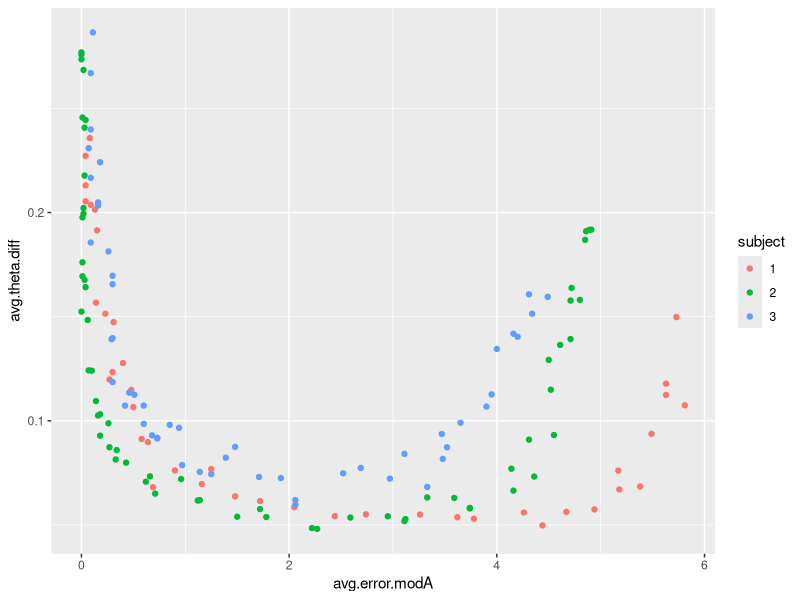
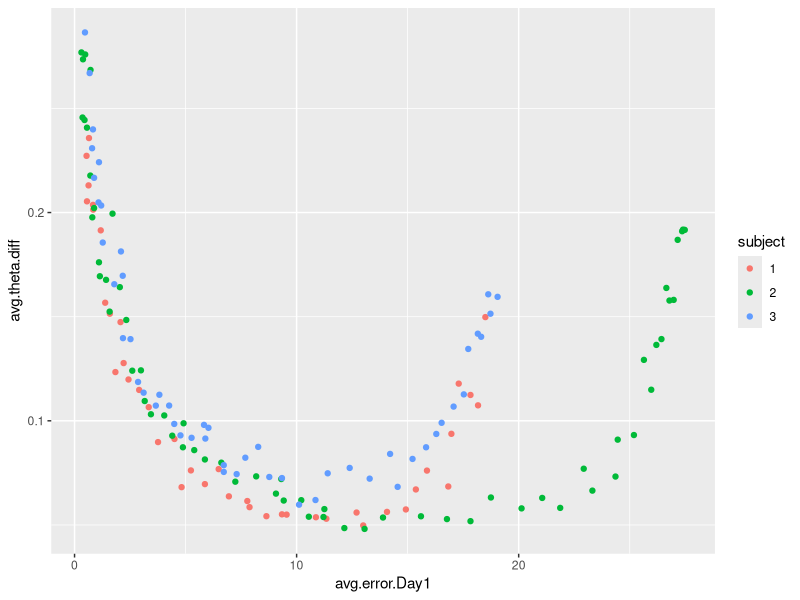
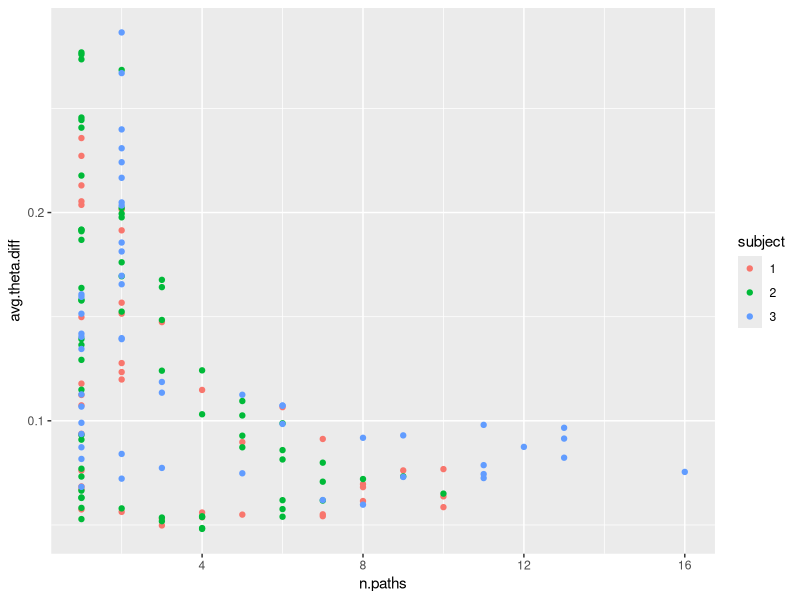
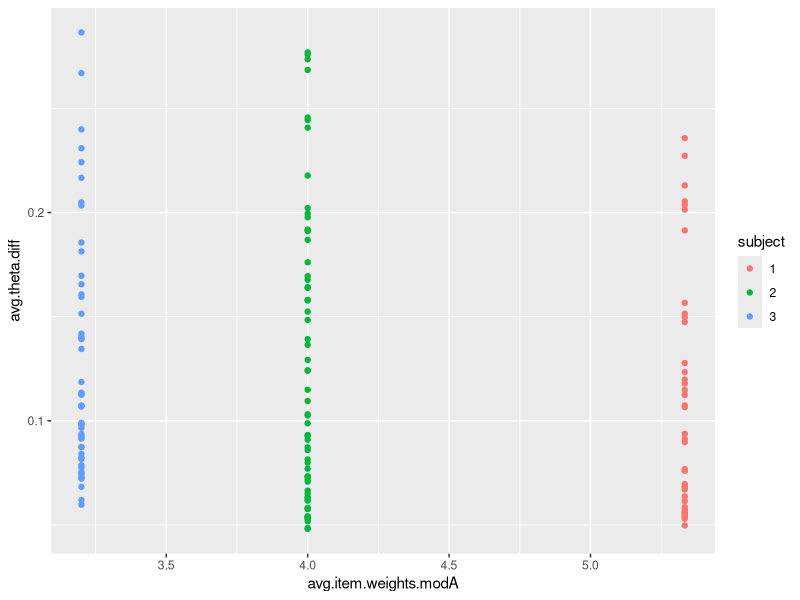
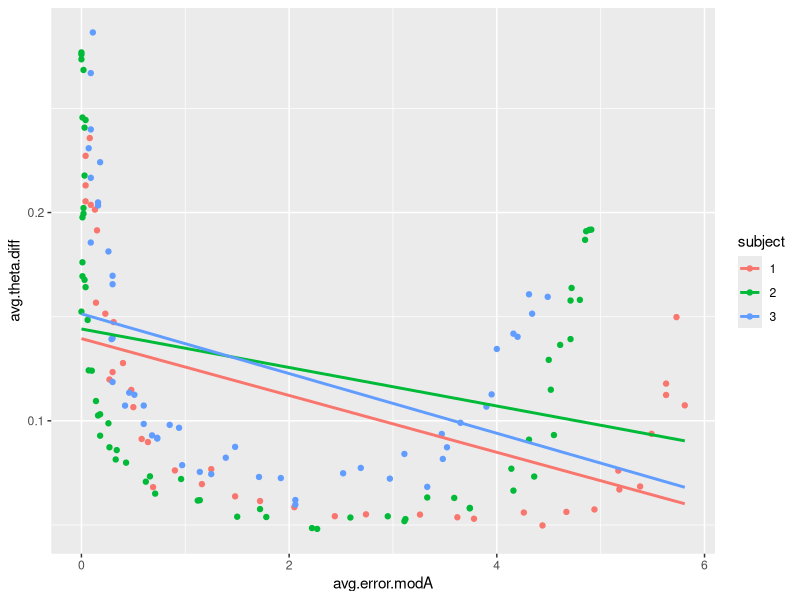
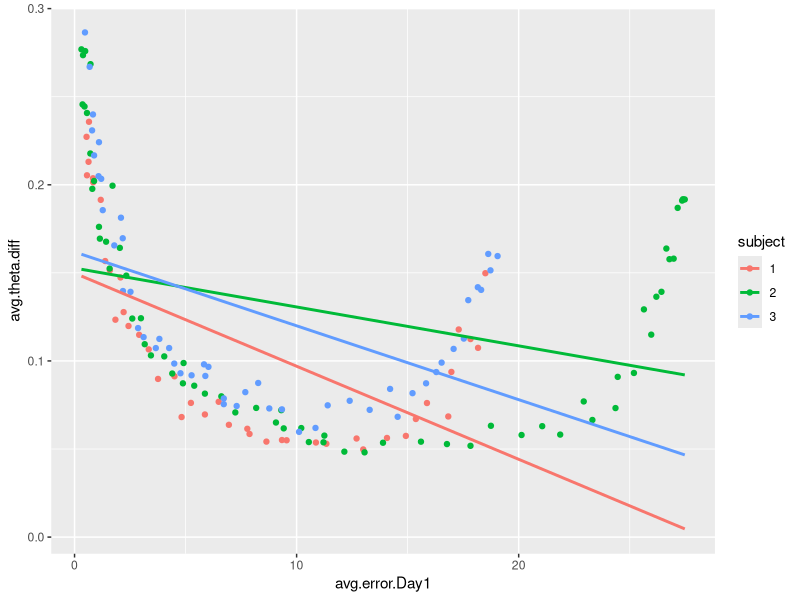
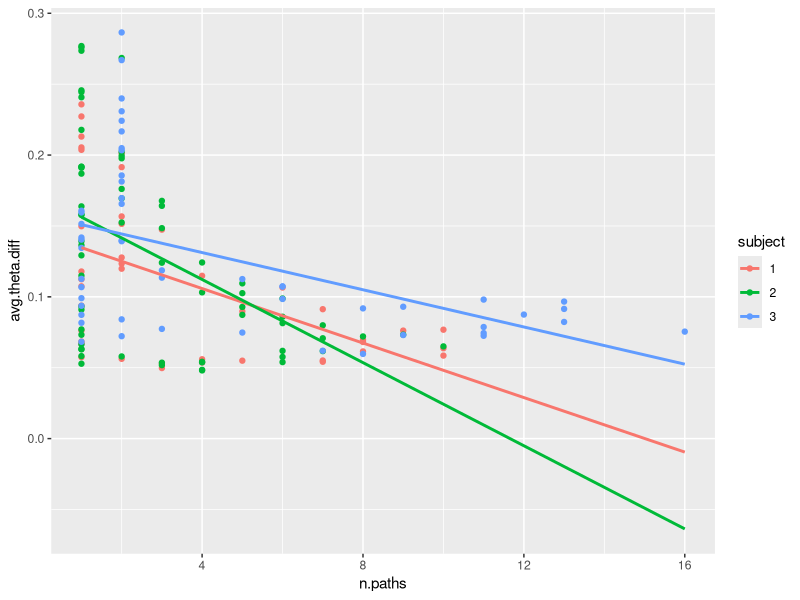
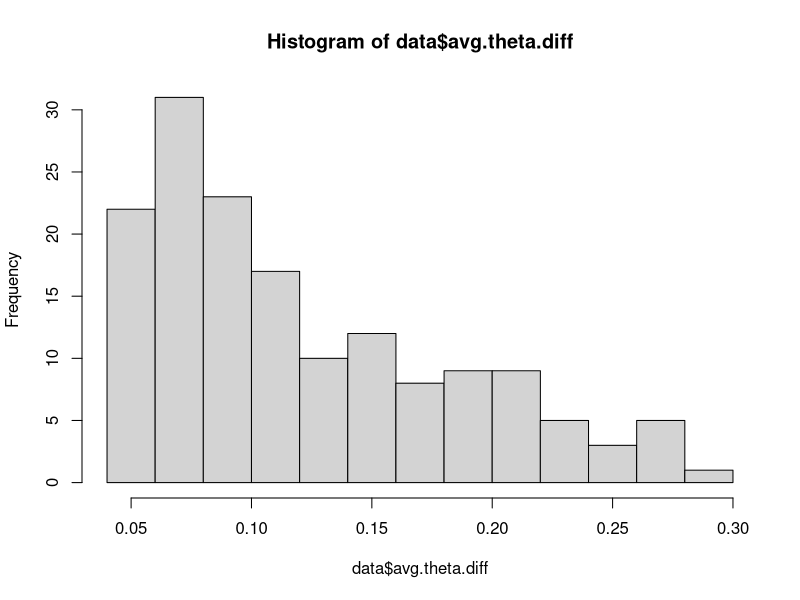

Source code (R) for these figures, in order: (Note: this script raises an error after producing the figures.)
#+++++++++++++++++++++++++++++++++++++++++++++
###Analyses of the experiment data############
#++++++++++++++++++++++++++++++++++++++++++++
library(haven)
library(tidyverse)
library(broom)
library(emmeans)
library(rstatix)
data <- read_sav("experiment_data.sav")
data$subject <- as.factor(data$subject)
#First let's inspect some plots:
ggplot(data, aes(avg.error.modA, avg.theta.diff, colour=subject)) +
  geom_point()

ggplot(data, aes(avg.error.Day1, avg.theta.diff, colour=subject)) +
  geom_point()

ggplot(data, aes(n.paths, avg.theta.diff, colour=subject)) +
  geom_point()

ggplot(data, aes(avg.item.weights.modA, avg.theta.diff, colour=subject)) +
  geom_point()

#Let;s look at the means of the average theta difference for the three subjects

data %>%
  group_by(subject) %>%
  select(avg.theta.diff) %>%
  summarise_all(funs(mean))

# Lezen       0.109
# Rekenen     0.127
# Taal        0.127

#Lezen has a lower mean difference, compared to Rekenen and Taal who, surprisingly, have the same value.





#ANCOVA
#CAUTION: WE TAKE THE P-VALUES `WITH A GRAIN OF SALT` SINCE MANY OF THE ASSUMPTIONS ARE VIOLATED AND WE ARE NOT DEALING WITH A LINEAR RELATIONSHIP
#OTHER TECHNIQUES WILL BE CONSIDERED 

###Assumptions:

###1 Linearity between each covariate and the outcome variable at each level of the grouping variable
data$subject <- as.factor(data$subject)
# For average mistakes in module A
scatter <- ggplot(data, aes(avg.error.modA, avg.theta.diff, colour=subject))  
scatter + geom_point() + geom_smooth(method=lm, se=FALSE, fullrange=TRUE)

# For average mistakes in day 1
scatter <- ggplot(data, aes(avg.error.Day1, avg.theta.diff, colour=subject))  
scatter + geom_point() + geom_smooth(method=lm, se=FALSE, fullrange=TRUE)

# For number of paths
scatter <- ggplot(data, aes(n.paths, avg.theta.diff, colour=subject))  
scatter + geom_point() + geom_smooth(method=lm, se=FALSE, fullrange=TRUE)

#Even though there are violations, since the nature of the DV is such that we are interested in conventional linearity
# we will skip it


####2 Homogeneity of variance
library(car)
leveneTest(avg.theta.diff ~ subject, data)

#Levenes test is not significant (F(2, 152)=1,78, p>,05), 
#which means that the variance is equal across the groups, hence there is no violation of this assumption.

#### 3 Distribution of the DV

hist(data$avg.theta.diff)

##Perform the analysis:  *Note in the analyses below I might use the terms `covariate` and `predictor` interchangeably 

#### an anova only
anova <- aov(avg.theta.diff ~ subject, data = data)
summary(anova)

#              Df Sum Sq  Mean Sq F value Pr(>F)
#subject       2 0.0100 0.004999   1.307  0.274
#Residuals   152 0.5815 0.003826 
#summary(mod)
#No significant differences between the three subjects with respect to the average difference between true and re-restimated theta


####Add the other variables as covariates and incpect the TYPE III sum of squares results
#for more info see: https://towardsdatascience.com/anovas-three-types-of-estimating-sums-of-squares-don-t-make-the-wrong-choice-91107c77a27a
#Type III sum of squares does not assume equal sample sizes
# We look at the partiacl sum of squares, to see which covariate has a significant contribution 
ancova1 <- aov(avg.theta.diff ~ avg.error.modA + avg.error.Day1 + subject, data = data)
Anova(ancova1, type = "III")
#                  Sum Sq  Df  F value    Pr(>F)    
#  (Intercept)    0.44231   1 137.2974 < 2.2e-16 ***
#  avg.error.modA 0.00475   1   1.4759  0.226321    
#  avg.error.Day1 0.02222   1   6.8984  0.009523 ** 
#  subject        0.02378   2   3.6911  0.027238 *  
#  Residuals      0.48323 150                     

#We can see that after we control for the average number of mistakes in the first day, there appears to be
# a significant difference between the two groups (significant at the .05 level), the average number of mistakes in module 1 doesn't seem to
#be a significant covariate (I even checked this when fitting a model only with that variable as a sovariate
#and no differences between the two groups were observed).


#we will get rid of average number of errors in module A, and add the number of paths as a covariate:
ancova2 <- aov(avg.theta.diff ~ avg.error.Day1 + n.paths + subject, data = data)
Anova(ancova2, type = "III")

#                   Sum Sq  Df  F value    Pr(>F)    
#(Intercept)      0.77927   1 409.1711 < 2.2e-16 ***
#  avg.error.Day1 0.16366   1  85.9313 < 2.2e-16 ***
#  n.paths        0.20231   1 106.2246 < 2.2e-16 ***
#  subject        0.02482   2   6.5151  0.001935 ** 
#  Residuals      0.28568 150 

#After we control for both the average number of errors in day 1 AND in the number of paths we see that the difference
# between the three subjects for the average discrepancy between the two groups is more significant, not on the 0.01 level

#Lastly let's add the average item weights in Module A as a covariate
#We canot add this variable as a predictor since the model becomes singular!!!
data$avg.item.weights.modA <- as.factor(data$avg.item.weights.modA)
ancova3 <- aov(avg.theta.diff ~ avg.item.weights.modA + subject, data = data)
Anova(ancova3, type = "III")

#==========================================================
#So we will stick with the model ancova 2 and perform the post hoc using those covariates 

post_hoc <- emmeans_test(avg.theta.diff ~ subject, covariate = c(avg.error.Day1, n.paths),
                         p.adjust.method = "bonferroni", data = data) #using a bonfferoni correction
post_hoc

#term                           .y.            group1 group2    df statistic       p   p.adj p.adj.signif
#* <chr>                          <chr>          <chr>  <chr>  <dbl>     <dbl>   <dbl>   <dbl> <chr>       
#  1 avg.error.Day1*n.paths*subject avg.theta.diff 1      2        150    -3.00  0.00313 0.00939 **          
#  2 avg.error.Day1*n.paths*subject avg.theta.diff 1      3        150    -3.35  0.00103 0.00309 **          
#  3 avg.error.Day1*n.paths*subject avg.theta.diff 2      3        150    -0.475 0.635   1       ns

#There is a significant difference between Lezen and Rekenen and Lezen and Taal, when controlling for
#average errors onday 1 and the number of paths taken.

#We can roughly conclude that the average number of errors on Day 1 and the number of paths play a significant role
# for the theta discrepancy for Lezen. In other words, when we control for the average number of mistakes on day 1
#and the number of taken paths, we can see a significant difference in the average theta discrepancy between Lezen
#and and Rekenen and Taal (BUT NO DIFFERENCE between Rekenen and Taal).

#Lets check the same model with a regression

reg_mod <- lm(avg.theta.diff ~ avg.error.modA + n.paths + subject, data = data)
summary(reg_mod)
#Coefficients:
#  Estimate Std. Error t value Pr(>|t|)    
#(Intercept)     0.1836482  0.0090789  20.228  < 2e-16 ***
#  avg.error.Day1 -0.0042110  0.0004543  -9.270  < 2e-16 ***
#  n.paths        -0.0114413  0.0011101 -10.307  < 2e-16 ***
#  subject2        0.0268332  0.0089349   3.003  0.00313 ** 
#  subject3        0.0308615  0.0092173   3.348  0.00103 ** 

#Same conclusions 

#Let's check the resiudals
plot(reg_mod)
#There are violations.

# We can also consider adding a quadratic relationship for the variables that indicate the number of errors (for Mod.A and day 1)
ancova2 <- aov(avg.theta.diff ~ avg.error.Day1^2 + n.paths + subject, data = data)
Anova(ancova2, type = "III")

#It doesn't change much

#We will exclude the average number of errors in module A, since when we add that the sig. difference
#between Lezen and Rekenen seems to diminish, and also, avg.error.Day1 sizeses to be a significant predictor,
#(even though we ask for the Type III SS's). This might be due to the fact that the, in a way.
#the variable `avg.error.modA` is contained within the variable `avg.error.Day1`

#End of analyses#
